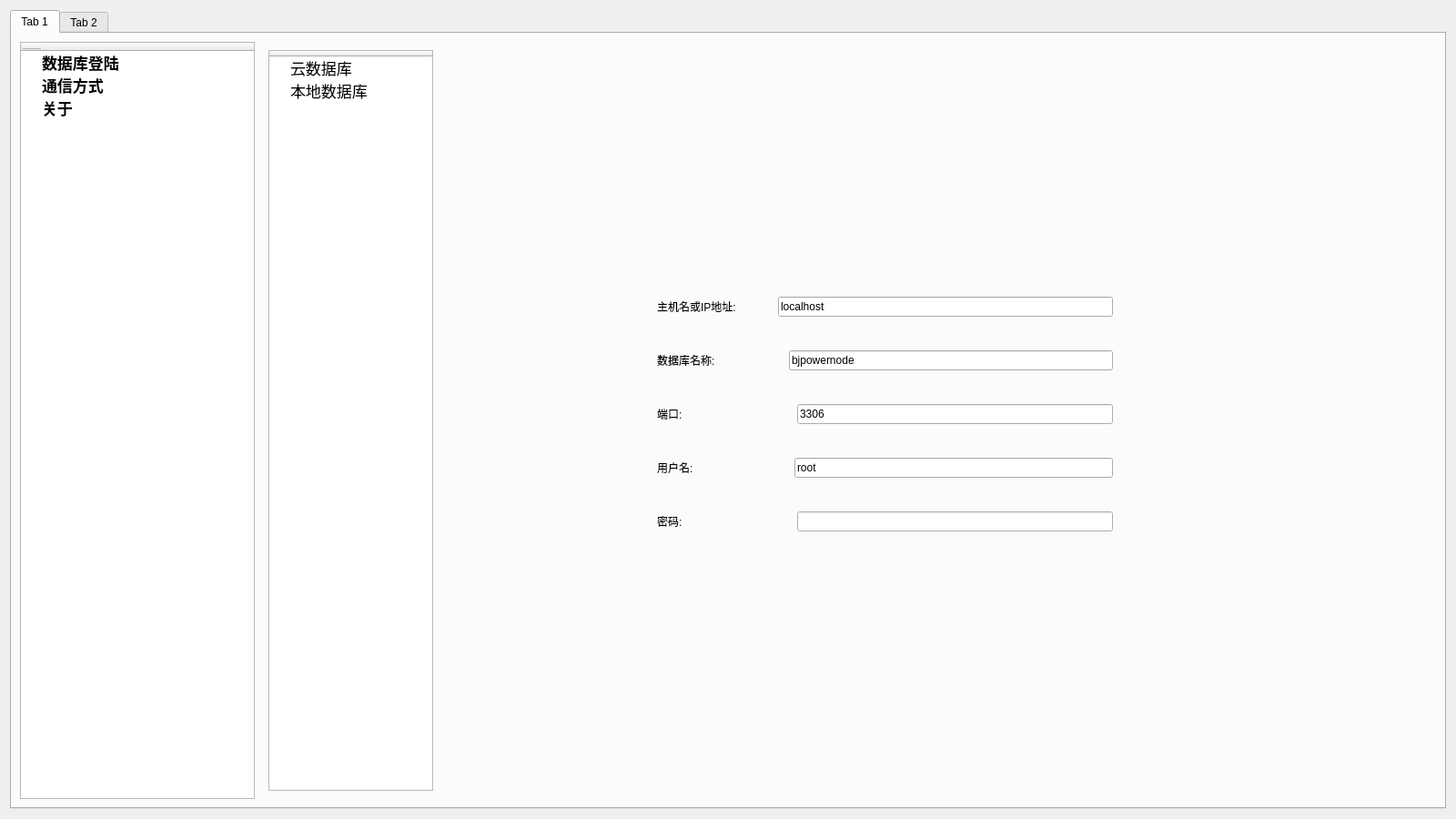
<?xml version="1.0" encoding="UTF-8"?>
<ui version="4.0">
 <class>Form</class>
 <widget class="QWidget" name="Form">
  <property name="geometry">
   <rect>
    <x>0</x>
    <y>0</y>
    <width>1600</width>
    <height>900</height>
   </rect>
  </property>
  <property name="minimumSize">
   <size>
    <width>1600</width>
    <height>900</height>
   </size>
  </property>
  <property name="windowTitle">
   <string>Form</string>
  </property>
  <layout class="QGridLayout" name="gridLayout">
   <item row="0" column="0">
    <widget class="QTabWidget" name="tabWidget">
     <widget class="QWidget" name="tab">
      <attribute name="title">
       <string>Tab 1</string>
      </attribute>
      <layout class="QGridLayout" name="gridLayout_2">
       <item row="0" column="1">
        <widget class="QStackedWidget" name="stackedWidget">
         <property name="sizePolicy">
          <sizepolicy hsizetype="Expanding" vsizetype="Preferred">
           <horstretch>5</horstretch>
           <verstretch>0</verstretch>
          </sizepolicy>
         </property>
         <property name="currentIndex">
          <number>0</number>
         </property>
         <widget class="QWidget" name="page_1_DBConnect">
          <layout class="QGridLayout" name="gridLayout_3">
           <item row="0" column="0">
            <widget class="QTreeWidget" name="treeWidget_3">
             <property name="sizePolicy">
              <sizepolicy hsizetype="Expanding" vsizetype="Expanding">
               <horstretch>1</horstretch>
               <verstretch>0</verstretch>
              </sizepolicy>
             </property>
             <column>
              <property name="text">
               <string>___</string>
              </property>
              <property name="font">
               <font>
                <pointsize>1</pointsize>
               </font>
              </property>
             </column>
             <item>
              <property name="text">
               <string>云数据库</string>
              </property>
              <property name="font">
               <font>
                <pointsize>13</pointsize>
               </font>
              </property>
             </item>
             <item>
              <property name="text">
               <string>本地数据库</string>
              </property>
              <property name="font">
               <font>
                <pointsize>13</pointsize>
               </font>
              </property>
             </item>
            </widget>
           </item>
           <item row="0" column="1">
            <widget class="QStackedWidget" name="stackedWidget_2">
             <property name="sizePolicy">
              <sizepolicy hsizetype="Expanding" vsizetype="Preferred">
               <horstretch>6</horstretch>
               <verstretch>0</verstretch>
              </sizepolicy>
             </property>
             <widget class="QWidget" name="page_7">
              <widget class="QWidget" name="verticalLayoutWidget_4">
               <property name="geometry">
                <rect>
                 <x>240</x>
                 <y>240</y>
                 <width>501</width>
                 <height>321</height>
                </rect>
               </property>
               <layout class="QVBoxLayout" name="verticalLayout_7">
                <item>
                 <layout class="QHBoxLayout" name="horizontalLayout_7">
                  <item>
                   <widget class="QLabel" name="label_68">
                    <property name="text">
                     <string>主机名或IP地址:</string>
                    </property>
                   </widget>
                  </item>
                  <item>
                   <spacer name="horizontalSpacer_13">
                    <property name="orientation">
                     <enum>Qt::Horizontal</enum>
                    </property>
                    <property name="sizeType">
                     <enum>QSizePolicy::Minimum</enum>
                    </property>
                    <property name="sizeHint" stdset="0">
                     <size>
                      <width>40</width>
                      <height>20</height>
                     </size>
                    </property>
                   </spacer>
                  </item>
                  <item>
                   <widget class="QLineEdit" name="lineEdit_1_localHost">
                    <property name="text">
                     <string>localhost</string>
                    </property>
                   </widget>
                  </item>
                 </layout>
                </item>
                <item>
                 <layout class="QHBoxLayout" name="horizontalLayout_8">
                  <item>
                   <widget class="QLabel" name="label_76">
                    <property name="text">
                     <string>数据库名称:</string>
                    </property>
                   </widget>
                  </item>
                  <item>
                   <spacer name="horizontalSpacer_11">
                    <property name="orientation">
                     <enum>Qt::Horizontal</enum>
                    </property>
                    <property name="sizeType">
                     <enum>QSizePolicy::Minimum</enum>
                    </property>
                    <property name="sizeHint" stdset="0">
                     <size>
                      <width>75</width>
                      <height>20</height>
                     </size>
                    </property>
                   </spacer>
                  </item>
                  <item>
                   <widget class="QLineEdit" name="lineEdit_1_localDBName">
                    <property name="text">
                     <string>bjpowernode</string>
                    </property>
                   </widget>
                  </item>
                 </layout>
                </item>
                <item>
                 <layout class="QHBoxLayout" name="horizontalLayout_10">
                  <item>
                   <widget class="QLabel" name="label_69">
                    <property name="text">
                     <string>端口:</string>
                    </property>
                   </widget>
                  </item>
                  <item>
                   <spacer name="horizontalSpacer_12">
                    <property name="orientation">
                     <enum>Qt::Horizontal</enum>
                    </property>
                    <property name="sizeType">
                     <enum>QSizePolicy::Minimum</enum>
                    </property>
                    <property name="sizeHint" stdset="0">
                     <size>
                      <width>120</width>
                      <height>20</height>
                     </size>
                    </property>
                   </spacer>
                  </item>
                  <item>
                   <widget class="QLineEdit" name="lineEdit_1_localPort">
                    <property name="text">
                     <string>3306</string>
                    </property>
                   </widget>
                  </item>
                 </layout>
                </item>
                <item>
                 <layout class="QHBoxLayout" name="horizontalLayout_11">
                  <item>
                   <widget class="QLabel" name="label_70">
                    <property name="text">
                     <string>用户名:</string>
                    </property>
                   </widget>
                  </item>
                  <item>
                   <spacer name="horizontalSpacer_10">
                    <property name="orientation">
                     <enum>Qt::Horizontal</enum>
                    </property>
                    <property name="sizeType">
                     <enum>QSizePolicy::Minimum</enum>
                    </property>
                    <property name="sizeHint" stdset="0">
                     <size>
                      <width>105</width>
                      <height>20</height>
                     </size>
                    </property>
                   </spacer>
                  </item>
                  <item>
                   <widget class="QLineEdit" name="lineEdit_1_localAccount">
                    <property name="text">
                     <string>root</string>
                    </property>
                   </widget>
                  </item>
                 </layout>
                </item>
                <item>
                 <layout class="QHBoxLayout" name="horizontalLayout_12">
                  <item>
                   <widget class="QLabel" name="label_71">
                    <property name="text">
                     <string>密码:</string>
                    </property>
                   </widget>
                  </item>
                  <item>
                   <spacer name="horizontalSpacer_9">
                    <property name="orientation">
                     <enum>Qt::Horizontal</enum>
                    </property>
                    <property name="sizeType">
                     <enum>QSizePolicy::Minimum</enum>
                    </property>
                    <property name="sizeHint" stdset="0">
                     <size>
                      <width>120</width>
                      <height>20</height>
                     </size>
                    </property>
                   </spacer>
                  </item>
                  <item>
                   <widget class="QLineEdit" name="lineEdit_1_localPwd"/>
                  </item>
                 </layout>
                </item>
               </layout>
              </widget>
             </widget>
             <widget class="QWidget" name="page_8"/>
            </widget>
           </item>
          </layout>
         </widget>
         <widget class="QWidget" name="page_1_ConnnectionMethod">
          <widget class="QTreeWidget" name="treeWidget_2">
           <property name="geometry">
            <rect>
             <x>520</x>
             <y>40</y>
             <width>210</width>
             <height>806</height>
            </rect>
           </property>
           <property name="sizePolicy">
            <sizepolicy hsizetype="Expanding" vsizetype="Expanding">
             <horstretch>1</horstretch>
             <verstretch>0</verstretch>
            </sizepolicy>
           </property>
           <column>
            <property name="text">
             <string>___</string>
            </property>
            <property name="font">
             <font>
              <pointsize>1</pointsize>
             </font>
            </property>
           </column>
           <item>
            <property name="text">
             <string>云数据库</string>
            </property>
            <property name="font">
             <font>
              <pointsize>13</pointsize>
             </font>
            </property>
           </item>
           <item>
            <property name="text">
             <string>本地数据库</string>
            </property>
            <property name="font">
             <font>
              <pointsize>13</pointsize>
             </font>
            </property>
           </item>
          </widget>
         </widget>
         <widget class="QWidget" name="page_1_About">
          <widget class="QPushButton" name="pushButton">
           <property name="geometry">
            <rect>
             <x>680</x>
             <y>210</y>
             <width>93</width>
             <height>28</height>
            </rect>
           </property>
           <property name="text">
            <string>PushButton</string>
           </property>
          </widget>
         </widget>
        </widget>
       </item>
       <item row="0" column="0">
        <widget class="QTreeWidget" name="treeWidget">
         <property name="sizePolicy">
          <sizepolicy hsizetype="Expanding" vsizetype="Expanding">
           <horstretch>1</horstretch>
           <verstretch>0</verstretch>
          </sizepolicy>
         </property>
         <column>
          <property name="text">
           <string>_________</string>
          </property>
          <property name="font">
           <font>
            <pointsize>3</pointsize>
           </font>
          </property>
         </column>
         <item>
          <property name="text">
           <string>数据库登陆</string>
          </property>
          <property name="toolTip">
           <string/>
          </property>
          <property name="font">
           <font>
            <pointsize>13</pointsize>
            <weight>75</weight>
            <italic>false</italic>
            <bold>true</bold>
            <underline>false</underline>
            <strikeout>false</strikeout>
           </font>
          </property>
          <property name="background">
           <brush brushstyle="SolidPattern">
            <color alpha="255">
             <red>255</red>
             <green>255</green>
             <blue>255</blue>
            </color>
           </brush>
          </property>
          <property name="icon">
           <iconset>
            <normaloff>images/bullet_connect.png</normaloff>images/bullet_connect.png</iconset>
          </property>
         </item>
         <item>
          <property name="text">
           <string>通信方式</string>
          </property>
          <property name="font">
           <font>
            <pointsize>13</pointsize>
            <weight>75</weight>
            <bold>true</bold>
           </font>
          </property>
          <property name="foreground">
           <brush brushstyle="NoBrush">
            <color alpha="255">
             <red>0</red>
             <green>0</green>
             <blue>0</blue>
            </color>
           </brush>
          </property>
          <property name="icon">
           <iconset>
            <normaloff>images/arrow_switch_bluegreen.png</normaloff>images/arrow_switch_bluegreen.png</iconset>
          </property>
         </item>
         <item>
          <property name="text">
           <string>关于</string>
          </property>
          <property name="font">
           <font>
            <family>Microsoft YaHei</family>
            <pointsize>13</pointsize>
            <weight>75</weight>
            <bold>true</bold>
           </font>
          </property>
          <property name="icon">
           <iconset>
            <normaloff>images/stock_connect.png</normaloff>images/stock_connect.png</iconset>
          </property>
         </item>
        </widget>
       </item>
      </layout>
     </widget>
     <widget class="QWidget" name="tab_2">
      <attribute name="title">
       <string>Tab 2</string>
      </attribute>
     </widget>
    </widget>
   </item>
  </layout>
 </widget>
 <resources/>
 <connections/>
</ui>
